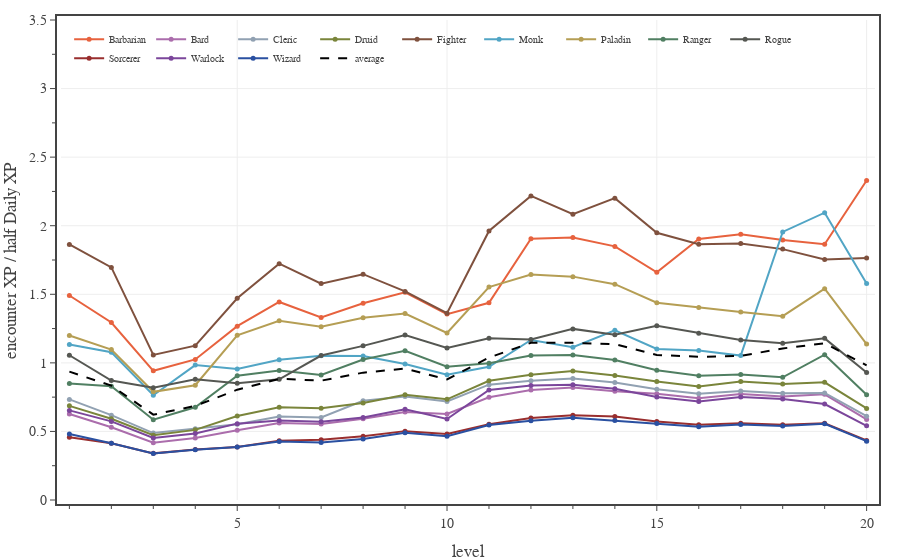

Notebook code cell kept with this figure:
### Code cell
# Plots encounter XP for each class, calculated for a full adventuring day with Medium encounters and two short rests.
encounter_difficulty = 'Medium'
pc_data_file = f'./pc data - {encounter_difficulty} 2 short rests.json'

with open(pc_data_file, 'r') as fin:
    pc_data = json.load(fin)

levels = np.array(range(1,21,1))
enc_XP_budget = 0.5 * np.array(ENCOUNTER_DIFFICULTIES['Daily']['XP'])

fig = go.Figure(
    layout=go.Layout(
        template=TFB_TEMPLATE,
        xaxis=dict(
            title_text='level',
            range=[0.8, 20.2],
            tick0=0, dtick=5,
            minor=dict(tick0=0, dtick=1),
        ),
        yaxis=dict(
            title_text='encounter XP / half Daily XP',
            range=[0.0, 3.5],
            tick0=0, dtick=0.5,
            minor=dict(tick0=0, dtick=0.25),
        ),
        legend=dict(
            yanchor='top',  y=0.99,
            xanchor='left', x=0.01,
            bgcolor='rgba(0,0,0,0)',
        )
    )
)

eXPmean = np.zeros(20)
for pc in PC_CLASSES:
    eXP  = np.array([x['encounter XP mean'] for x in pc_data[pc]])
    eXPmean += eXP
    fig.add_trace(go.Scatter(
        x=levels, 
        y=eXP/enc_XP_budget,
        mode='lines+markers', 
        line={'color': PC_CLASSES[pc]['color']},
        marker={'size': 5},
        unselected=dict(marker=dict(opacity=0.0)),
        name=pc,
        hovertemplate=
            '<b>'+pc+'</b><br>'+
            'lvl %{x}<br>'+
            'enc XP %{y:.2f}'+
            '<extra></extra>'
    ))

eXPmean /= len(PC_CLASSES)
fig.add_trace(go.Scatter(
    x=levels, 
    y=eXPmean/enc_XP_budget,
    mode='lines', 
    line=dict(color='black', dash='dash'),
    unselected=dict(marker=dict(opacity=0.0)),
    name='average',
    hoverinfo='skip'
))


# show figure
fig.show(config=TFB_CONFIG)

# save large format figure
if SAVEFIGS:
    file_name = f'./fig-pcs-encounter-xp-vs-level-{encounter_difficulty.lower()}-adventuring-days-large.html'
    fig_html = fig.to_html(
        config=TFB_CONFIG,
        include_plotlyjs=False, 
        full_html=False, 
    )
    fig_soup = BeautifulSoup(fig_html, 'html.parser')
    fig_soup.div['class'] = 'plotly-div-large'
    with open(file_name, 'wb') as fout:
        fout.write(fig_soup.prettify('utf-8'))

# save small format figure
if SAVEFIGS:
    fig.update_traces(marker=dict(size=4))
    fig.update_layout(font=dict(size=10), legend=dict(font_size=8))
    file_name = f'./fig-pcs-encounter-xp-vs-level-{encounter_difficulty.lower()}-adventuring-days-small.html'
    fig_html = fig.to_html(
        config=TFB_CONFIG,
        include_plotlyjs=False, 
        full_html=False, 
    )
    fig_soup = BeautifulSoup(fig_html, 'html.parser')
    fig_soup.div['class'] = 'plotly-div-small'
    with open(file_name, 'wb') as fout:
        fout.write(fig_soup.prettify('utf-8'))

### Figure 1 — Plotly figure (JSON) as saved in the notebook; plotly's stock layout.template omitted (floating-point values rounded to 4 significant figures)
{"data": [{"hovertemplate": "<b>Barbarian</b><br>lvl %{x}<br>enc XP %{y:.2f}<extra></extra>", "line": {"color": "#E7623E"}, "marker": {"size": 5}, "mode": "lines+markers", "name": "Barbarian", "type": "scatter", "unselected": {"marker": {"opacity": 0}}, "x": [1, 2, 3, 4, 5, 6, 7, 8, 9, 10, 11, 12, 13, 14, 15, 16, 17, 18, 19, 20], "y": [1.491, 1.294, 0.9419, 1.025, 1.268, 1.444, 1.331, 1.435, 1.514, 1.355, 1.438, 1.906, 1.913, 1.849, 1.66, 1.903, 1.937, 1.896, 1.865, 2.33]}, {"hovertemplate": "<b>Bard</b><br>lvl %{x}<br>enc XP %{y:.2f}<extra></extra>", "line": {"color": "#AB6DAC"}, "marker": {"size": 5}, "mode": "lines+markers", "name": "Bard", "type": "scatter", "unselected": {"marker": {"opacity": 0}}, "x": [1, 2, 3, 4, 5, 6, 7, 8, 9, 10, 11, 12, 13, 14, 15, 16, 17, 18, 19, 20], "y": [0.6272, 0.53, 0.4175, 0.4516, 0.508, 0.5621, 0.5541, 0.592, 0.6412, 0.6267, 0.7487, 0.8024, 0.8204, 0.7925, 0.7741, 0.7412, 0.7721, 0.7554, 0.7709, 0.5878]}, {"hovertemplate": "<b>Cleric</b><br>lvl %{x}<br>enc XP %{y:.2f}<extra></extra>", "line": {"color": "#91A1B2"}, "marker": {"size": 5}, "mode": "lines+markers", "name": "Cleric", "type": "scatter", "unselected": {"marker": {"opacity": 0}}, "x": [1, 2, 3, 4, 5, 6, 7, 8, 9, 10, 11, 12, 13, 14, 15, 16, 17, 18, 19, 20], "y": [0.7336, 0.6186, 0.4882, 0.52, 0.5521, 0.6089, 0.6014, 0.7238, 0.7554, 0.7191, 0.8411, 0.8703, 0.8861, 0.8559, 0.8083, 0.774, 0.7955, 0.7784, 0.7804, 0.611]}, {"hovertemplate": "<b>Druid</b><br>lvl %{x}<br>enc XP %{y:.2f}<extra></extra>", "line": {"color": "#7A853B"}, "marker": {"size": 5}, "mode": "lines+markers", "name": "Druid", "type": "scatter", "unselected": {"marker": {"opacity": 0}}, "x": [1, 2, 3, 4, 5, 6, 7, 8, 9, 10, 11, 12, 13, 14, 15, 16, 17, 18, 19, 20], "y": [0.6864, 0.5928, 0.4728, 0.5113, 0.612, 0.6768, 0.6697, 0.7072, 0.7677, 0.734, 0.8693, 0.9141, 0.9401, 0.9086, 0.8641, 0.8277, 0.864, 0.8456, 0.8579, 0.6678]}, {"hovertemplate": "<b>Fighter</b><br>lvl %{x}<br>enc XP %{y:.2f}<extra></extra>", "line": {"color": "#7F513E"}, "marker": {"size": 5}, "mode": "lines+markers", "name": "Fighter", "type": "scatter", "unselected": {"marker": {"opacity": 0}}, "x": [1, 2, 3, 4, 5, 6, 7, 8, 9, 10, 11, 12, 13, 14, 15, 16, 17, 18, 19, 20], "y": [1.864, 1.696, 1.058, 1.125, 1.471, 1.723, 1.578, 1.647, 1.521, 1.362, 1.962, 2.217, 2.084, 2.201, 1.949, 1.866, 1.87, 1.829, 1.754, 1.764]}, {"hovertemplate": "<b>Monk</b><br>lvl %{x}<br>enc XP %{y:.2f}<extra></extra>", "line": {"color": "#51A5C5"}, "marker": {"size": 5}, "mode": "lines+markers", "name": "Monk", "type": "scatter", "unselected": {"marker": {"opacity": 0}}, "x": [1, 2, 3, 4, 5, 6, 7, 8, 9, 10, 11, 12, 13, 14, 15, 16, 17, 18, 19, 20], "y": [1.133, 1.078, 0.7637, 0.9836, 0.9551, 1.023, 1.051, 1.05, 0.992, 0.9133, 0.9714, 1.167, 1.115, 1.237, 1.102, 1.089, 1.053, 1.955, 2.095, 1.579]}, {"hovertemplate": "<b>Paladin</b><br>lvl %{x}<br>enc XP %{y:.2f}<extra></extra>", "line": {"color": "#B59E54"}, "marker": {"size": 5}, "mode": "lines+markers", "name": "Paladin", "type": "scatter", "unselected": {"marker": {"opacity": 0}}, "x": [1, 2, 3, 4, 5, 6, 7, 8, 9, 10, 11, 12, 13, 14, 15, 16, 17, 18, 19, 20], "y": [1.2, 1.097, 0.7889, 0.837, 1.201, 1.307, 1.263, 1.329, 1.36, 1.218, 1.553, 1.645, 1.629, 1.574, 1.438, 1.404, 1.37, 1.341, 1.541, 1.137]}, {"hovertemplate": "<b>Ranger</b><br>lvl %{x}<br>enc XP %{y:.2f}<extra></extra>", "line": {"color": "#507F62"}, "marker": {"size": 5}, "mode": "lines+markers", "name": "Ranger", "type": "scatter", "unselected": {"marker": {"opacity": 0}}, "x": [1, 2, 3, 4, 5, 6, 7, 8, 9, 10, 11, 12, 13, 14, 15, 16, 17, 18, 19, 20], "y": [0.85, 0.8287, 0.5857, 0.6764, 0.906, 0.9442, 0.9117, 1.024, 1.089, 0.9717, 0.9976, 1.054, 1.057, 1.021, 0.9465, 0.9064, 0.9146, 0.895, 1.06, 0.7674]}, {"hovertemplate": "<b>Rogue</b><br>lvl %{x}<br>enc XP %{y:.2f}<extra></extra>", "line": {"color": "#555752"}, "marker": {"size": 5}, "mode": "lines+markers", "name": "Rogue", "type": "scatter", "unselected": {"marker": {"opacity": 0}}, "x": [1, 2, 3, 4, 5, 6, 7, 8, 9, 10, 11, 12, 13, 14, 15, 16, 17, 18, 19, 20], "y": [1.056, 0.8708, 0.8194, 0.8807, 0.8517, 0.8798, 1.054, 1.124, 1.204, 1.108, 1.18, 1.171, 1.248, 1.206, 1.27, 1.216, 1.167, 1.143, 1.179, 0.9292]}, {"hovertemplate": "<b>Sorcerer</b><br>lvl %{x}<br>enc XP %{y:.2f}<extra></extra>", "line": {"color": "#992E2E"}, "marker": {"size": 5}, "mode": "lines+markers", "name": "Sorcerer", "type": "scatter", "unselected": {"marker": {"opacity": 0}}, "x": [1, 2, 3, 4, 5, 6, 7, 8, 9, 10, 11, 12, 13, 14, 15, 16, 17, 18, 19, 20], "y": [0.458, 0.4131, 0.34, 0.3681, 0.3857, 0.432, 0.4401, 0.4653, 0.5021, 0.481, 0.5522, 0.5973, 0.6172, 0.6088, 0.5727, 0.5486, 0.5598, 0.5479, 0.5596, 0.4341]}, {"hovertemplate": "<b>Warlock</b><br>lvl %{x}<br>enc XP %{y:.2f}<extra></extra>", "line": {"color": "#7B469B"}, "marker": {"size": 5}, "mode": "lines+markers", "name": "Warlock", "type": "scatter", "unselected": {"marker": {"opacity": 0}}, "x": [1, 2, 3, 4, 5, 6, 7, 8, 9, 10, 11, 12, 13, 14, 15, 16, 17, 18, 19, 20], "y": [0.6533, 0.5733, 0.4521, 0.4856, 0.5567, 0.5791, 0.5701, 0.6023, 0.6614, 0.5903, 0.8023, 0.8351, 0.8405, 0.812, 0.7505, 0.7187, 0.7518, 0.7356, 0.6997, 0.5412]}, {"hovertemplate": "<b>Wizard</b><br>lvl %{x}<br>enc XP %{y:.2f}<extra></extra>", "line": {"color": "#2A50A1"}, "marker": {"size": 5}, "mode": "lines+markers", "name": "Wizard", "type": "scatter", "unselected": {"marker": {"opacity": 0}}, "x": [1, 2, 3, 4, 5, 6, 7, 8, 9, 10, 11, 12, 13, 14, 15, 16, 17, 18, 19, 20], "y": [0.4805, 0.4131, 0.3385, 0.3664, 0.3857, 0.4259, 0.4197, 0.445, 0.4897, 0.465, 0.5472, 0.578, 0.6001, 0.5799, 0.5584, 0.5349, 0.551, 0.5392, 0.5554, 0.429]}, {"hoverinfo": "skip", "line": {"color": "black", "dash": "dash"}, "mode": "lines", "name": "average", "type": "scatter", "unselected": {"marker": {"opacity": 0}}, "x": [1, 2, 3, 4, 5, 6, 7, 8, 9, 10, 11, 12, 13, 14, 15, 16, 17, 18, 19, 20], "y": [0.9361, 0.8338, 0.6222, 0.686, 0.8043, 0.8838, 0.8702, 0.9286, 0.9581, 0.8787, 1.039, 1.146, 1.146, 1.137, 1.058, 1.044, 1.051, 1.105, 1.143, 0.9814]}], "layout": {"legend": {"bgcolor": "rgba(0,0,0,0)", "x": 0.01, "xanchor": "left", "y": 0.99, "yanchor": "top"}, "xaxis": {"dtick": 5, "minor": {"dtick": 1, "tick0": 0}, "range": [0.8, 20.2], "tick0": 0, "title": {"text": "level"}}, "yaxis": {"dtick": 0.5, "minor": {"dtick": 0.25, "tick0": 0}, "range": [0, 3.5], "tick0": 0, "title": {"text": "encounter XP / half Daily XP"}}}}
